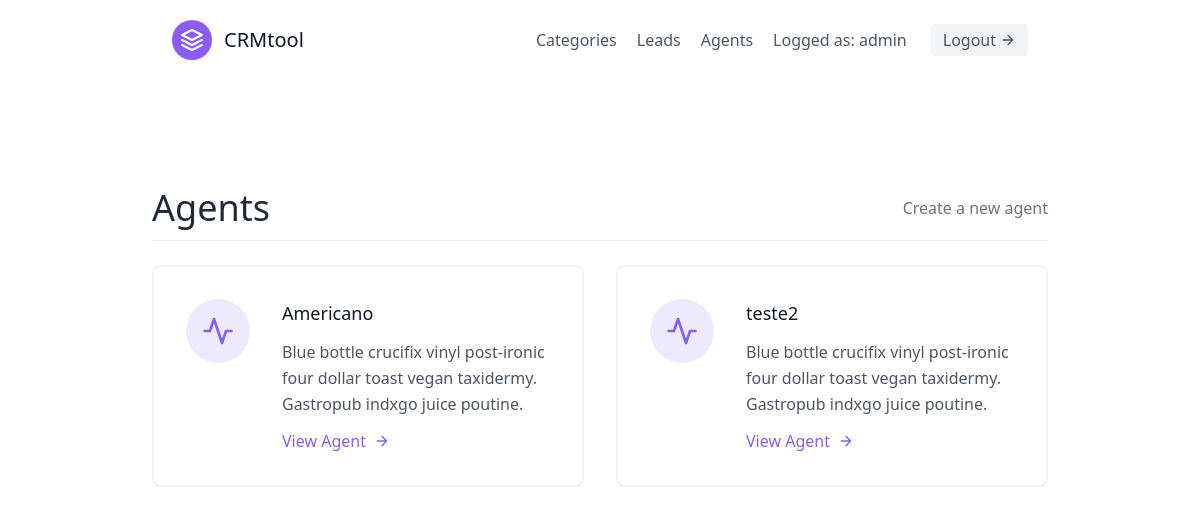
Screenshot of /agents/ (signed in) with the database file from the repository.
### leads/models.py (models this page shows, shortened)
class User(AbstractUser):
    is_organisor = models.BooleanField(default=True)
    is_agent = models.BooleanField(default=False)

class Agent(models.Model):
    user = models.OneToOneField(User, on_delete=models.CASCADE)
    organisation = models.ForeignKey(UserProfile, on_delete=models.CASCADE)

### agents/views.py (the view)
# urls.py: path('', AgentListView.as_view(), name='agent_list'),
class AgentListView(LoginOrganiserRequiredMixin, generic.ListView):
    template_name = 'agents/list_agents.html'
    context_object_name = 'agents'
    def get_queryset(self):
        organisation = self.request.user.userprofile
        return Agent.objects.filter(organisation=organisation)

### agents/mixins.py (called while the page is built)
    def dispatch(self, request, *args, **kwargs):
        print(request.user.is_organisor)
        if not request.user.is_authenticated or not request.user.is_organisor:
            return redirect('leads:list_lead')
        return super().dispatch(request, *args, **kwargs)

### agents/templates/agents/list_agents.html (shortened to what this page needs)
{% extends 'base.html' %}
{% load static %}
{% block content %}
<section class="text-gray-600 body-font">
    <div class="container py-24 mx-auto flex flex-wrap">
        <div class="mb-6 container justify-between alin items-center py-3 border-gray-200 border-b flex flex-wrap">
            <div>
                <h1 class="text-4xl text-gray-800 justify-center">Agents</h1>
            </div>
            <div>
                <a class="text-gray-500 hover:text-blue-500" href="{% url 'agents:agent_create' %}">Create a new agent</a>
            </div>
        </div>
        <div class="flex flex-wrap -m-4">
            {% for agent in agents %}
                <div class="p-4 lg:w-1/2 md:w-full">
                <div class="flex border-2 rounded-lg border-gray-200 border-opacity-50 p-8 sm:flex-row flex-col">
                    <div class="w-16 h-16 sm:mr-8 sm:mb-0 mb-4 inline-flex items-center justify-center rounded-full bg-purple-100 text-purple-500 flex-shrink-0">
                    <svg fill="none" stroke="currentColor" stroke-linecap="round" stroke-linejoin="round" stroke-width="2" class="w-8 h-8" viewBox="0 0 24 24">
                        <path d="M22 12h-4l-3 9L9 3l-3 9H2"></path>
                    </svg>
                    </div>
                    <div class="flex-grow">
                    <h2 class="text-gray-900 text-lg title-font font-medium mb-3">{{ agent.user.username }}</h2>
                    <p class="leading-relaxed text-base">Blue bottle crucifix vinyl post-ironic four dollar toast vegan taxidermy. Gastropub indxgo juice poutine.</p>
                    <a href="{% url 'agents:agent_detail' pk=agent.id %}" class="mt-3 text-purple-500 inline-flex items-center">
                        View Agent
                        <svg fill="none" stroke="currentColor" stroke-linecap="round" stroke-linejoin="round" stroke-width="2" class="w-4 h-4 ml-2" viewBox="0 0 24 24">
                        <path d="M5 12h14M12 5l7 7-7 7"></path>
                        </svg>
                    </a>
                    </div>
                </div>
                </div>
            {% endfor %}
        </div>
    </div>
  </section>
{% endblock content %}

### templates/navbar.html
<header class="text-gray-600 body-font">
    <div class="container mx-auto flex flex-wrap p-5 flex-col md:flex-row items-center">
        <a class="flex title-font font-medium items-center text-gray-900 mb-4 md:mb-0">
        <svg xmlns="http://www.w3.org/2000/svg" fill="none" stroke="currentColor" stroke-linecap="round" stroke-linejoin="round" stroke-width="2" class="w-10 h-10 text-white p-2 bg-purple-500 rounded-full" viewBox="0 0 24 24">
            <path d="M12 2L2 7l10 5 10-5-10-5zM2 17l10 5 10-5M2 12l10 5 10-5"></path>
        </svg>
        <span class="ml-3 text-xl">CRMtool</span>
        </a>
        <nav class="md:ml-auto flex flex-wrap items-center text-base justify-center">
        {% if not request.user.is_authenticated %}
            <a href="{% url 'singup' %}" class="mr-5 hover:text-gray-900">SingUp</a>
        {% else %}
            <a href="{% url 'leads:list_category' %}" class="mr-5 hover:text-gray-900">Categories</a>
            <a href="{% url 'leads:list_lead' %}" class="mr-5 hover:text-gray-900">Leads</a>
            {% if not request.user.is_agent %}
                <a href="{% url 'agents:agent_list' %}" class="mr-5 hover:text-gray-900">Agents</a>
            {% endif %}
                Logged as: {{ request.user.username }}
        {% endif %}
        </nav>
        {% if not request.user.is_authenticated %}
            <a href="{% url 'login' %}" class="inline-flex items-center bg-gray-100 border-0 py-1 px-3 focus:outline-none hover:bg-gray-200 rounded text-base mt-4 md:mt-0">Login
            <svg fill="none" stroke="currentColor" stroke-linecap="round" stroke-linejoin="round" stroke-width="2" class="w-4 h-4 ml-1" viewBox="0 0 24 24">
            <path d="M5 12h14M12 5l7 7-7 7"></path>
            </svg>
            </a>
        {% else %}
            <a href="{% url 'logout' %}" class="ml-6 inline-flex items-center bg-gray-100 border-0 py-1 px-3 focus:outline-none hover:bg-gray-200 rounded text-base mt-4 md:mt-0">Logout
            <svg fill="none" stroke="currentColor" stroke-linecap="round" stroke-linejoin="round" stroke-width="2" class="w-4 h-4 ml-1" viewBox="0 0 24 24">
            <path d="M5 12h14M12 5l7 7-7 7"></path>
            </svg>
            </a>
        {% endif %}
    </div>
</header>

### rows the page displays
User: user.username "admin"
Agent: user.username "Americano"
Agent: user.username "teste2"
